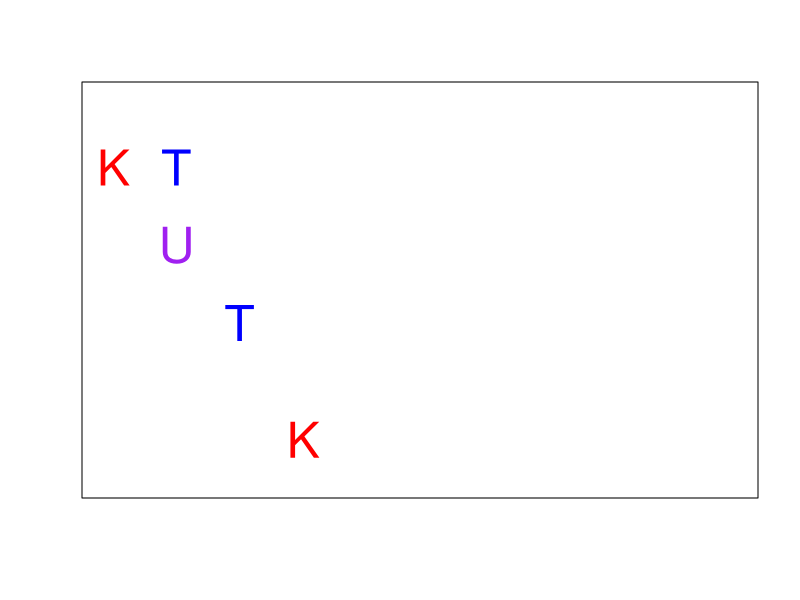

Recreate this plot in R.
# options
size <- 5
grid_stepsize <- 10
positive <- TRUE
distractor_letters <- c('T', 'K')
distractor_colors <- c('blue', 'red')
target_letter <- 'U'
target_color <- 'purple'

save_image <- FALSE
file_name <- 'image_1'



# create grid
grid <- seq(1, 99, by = grid_stepsize)
grid <- data.frame('position'=  1:length(grid)**2,
                   'x'=  rep(grid, each = length(grid)),
                   'y'=  rep(grid, times = length(grid)))

# select positions randomly from grid
positions <- grid[sample(x = 1:nrow(grid), size = size,replace = FALSE),]

# create letters
letters <- rep(distractor_letters, times = round(size/2)+1)[1:size]
letters_colors <- rep(distractor_colors, times = round(size/2)+1)[1:size]

# set target position
if(positive){
  letters[length(letters)] <- target_letter
  letters_colors[length(letters)] <- target_color
}

if(save_image){
  png(sprintf("%s.png", file_name))
}

# Custom symbols
plot(positions$x, positions$y, pch = letters,
     col = letters_colors, cex = 3,
     xlim = c(0, 99), ylim = c(0, 99), ylab="",yaxt="n", xlab="",xaxt="n")

if(save_image){
  dev.off()
}
